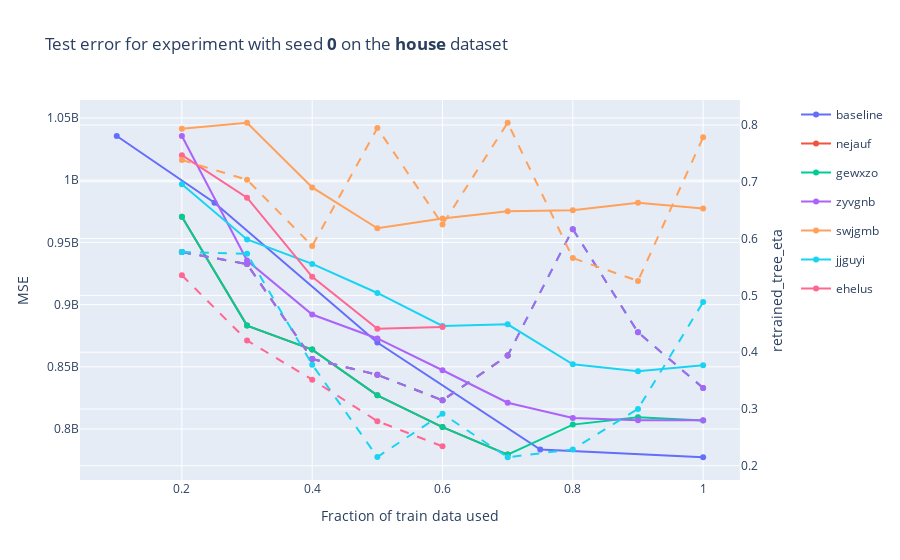
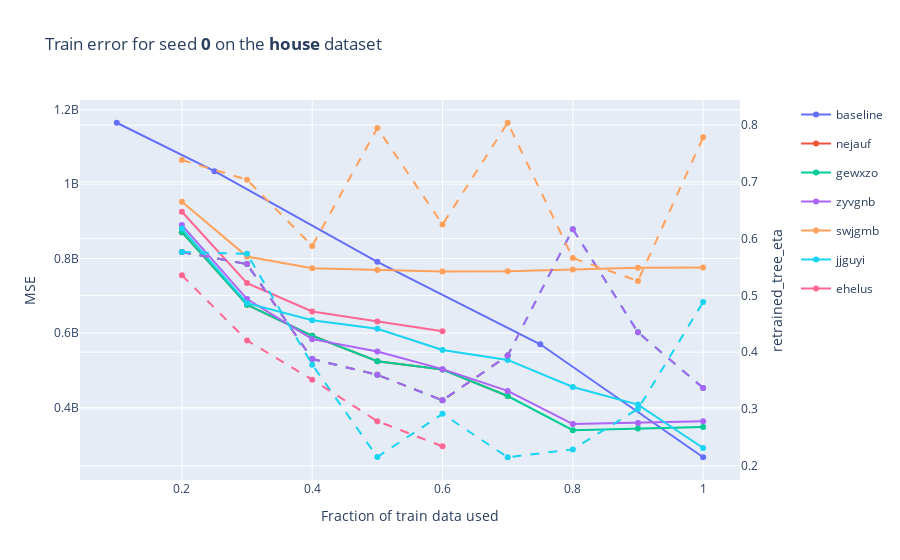
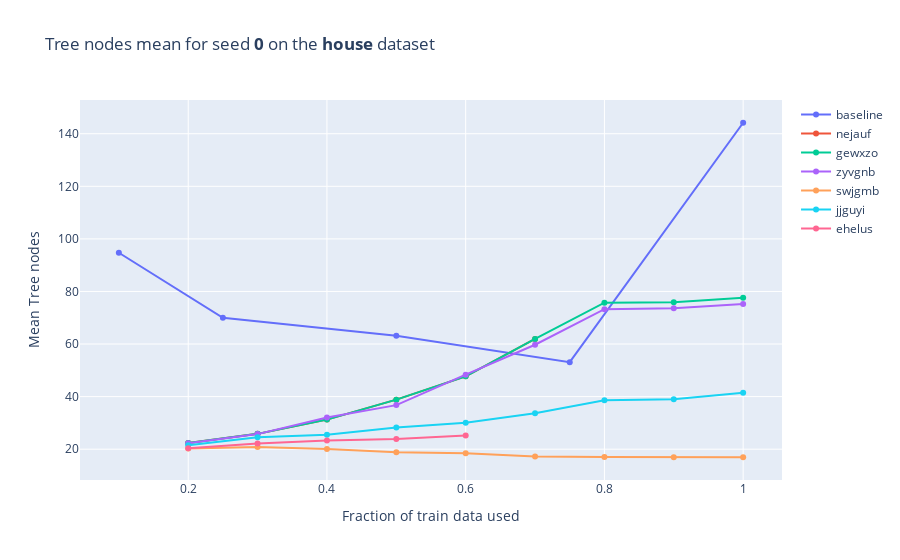
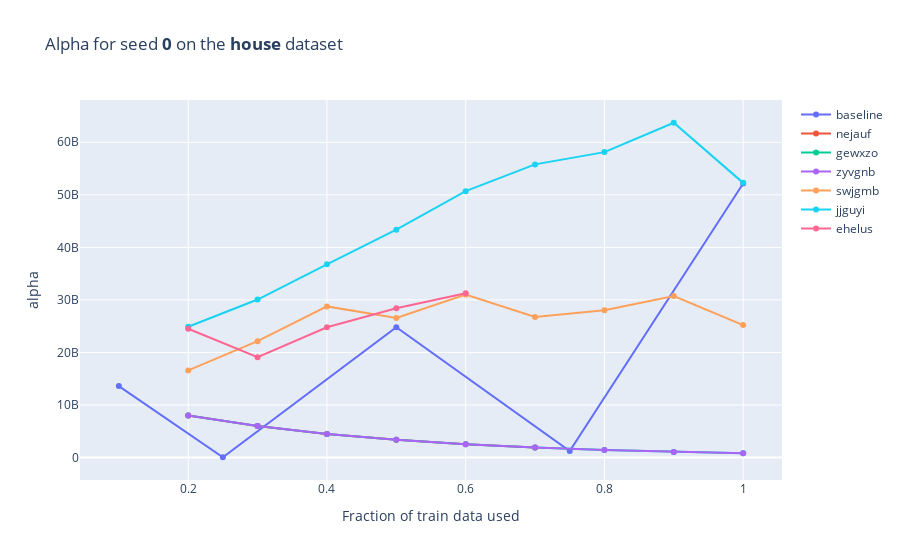

Notebook code for these charts, in order:
### Code cell
colors={key: px.colors.qualitative.Plotly[i+1] for i, key in enumerate(experiments_uid)}
fig = go.Figure()
# fig = make_subplots(rows=2, cols=2)
fig = make_subplots(specs=[[{"secondary_y": True}]])
fig.add_trace(go.Scatter(x=baseline_df['config.training_fraction'], y=baseline_df['run.result.baseline.test_error.value'], name='baseline', 
                         line_color=px.colors.qualitative.Plotly[0]))
for experiment_uid, data_df in data_df_dict.items():
    fig.add_trace(go.Scatter(x=data_df['fraction_of_train'], y=data_df['updated_model.test_error'], name='{}'.format(experiment_uid), 
                             legendgroup=experiment_uid, line_color=colors[experiment_uid]), 
                  secondary_y = False)
    fig.add_trace(go.Scatter(x=data_df['fraction_of_train'], y=data_df['updated_model.hyperparameters.retrained_tree_eta'], name='{}'.format(experiment_uid), 
                             legendgroup=experiment_uid, showlegend=False, line_color=colors[experiment_uid],
                            line_dash='dash'), 
                  secondary_y=True)
fig.update_layout(title='Test error for experiment with seed <b>{}</b> on the <b>{}</b> dataset'.format(seed, dataset_name), 
                  xaxis_title='Fraction of train data used', 
                  yaxis_title='MSE')
fig.update_yaxes(title_text='retrained_tree_eta', secondary_y=True)

fig.show()

fig = go.Figure()
fig = make_subplots(specs=[[{"secondary_y": True}]])
fig.add_trace(go.Scatter(x=baseline_df['config.training_fraction'], y=baseline_df['run.result.baseline.train_error.value'], name='baseline',
                        line_color=px.colors.qualitative.Plotly[0]))
for experiment_uid, data_df in data_df_dict.items():
    fig.add_trace(go.Scatter(x=data_df['fraction_of_train'], y=data_df['updated_model.train_error'], name='{}'.format(experiment_uid), 
                             legendgroup=experiment_uid, line_color=colors[experiment_uid]), 
                  secondary_y = False)
    fig.add_trace(go.Scatter(x=data_df['fraction_of_train'], y=data_df['updated_model.hyperparameters.retrained_tree_eta'], name='{}'.format(experiment_uid), 
                             legendgroup=experiment_uid, showlegend=False, line_color=colors[experiment_uid],
                            line_dash='dash'), 
                  secondary_y=True)
fig.update_layout(title='Train error for seed <b>{}</b> on the <b>{}</b> dataset'.format(seed, dataset_name), 
                  xaxis_title='Fraction of train data used', 
                  yaxis_title='MSE')
fig.update_yaxes(title_text='retrained_tree_eta', secondary_y=True)
fig.show()

fig = go.Figure()
fig.add_trace(go.Scatter(x=baseline_df['config.training_fraction'], y=baseline_df['run.result.baseline.forest_statistics.tree_nodes_mean.value'], name='baseline'))
for experiment_uid, data_df in data_df_dict.items():
    fig.add_trace(go.Scatter(x=data_df['fraction_of_train'], y=data_df['updated_model.forest_statistics.tree_nodes_mean'], name='{}'.format(experiment_uid)))
fig.update_layout(title='Tree nodes mean for seed <b>{}</b> on the <b>{}</b> dataset'.format(seed, dataset_name), 
                  xaxis_title='Fraction of train data used', 
                  yaxis_title='Mean Tree nodes')
fig.show()

fig = go.Figure()
fig.add_trace(go.Scatter(x=baseline_df['config.training_fraction'], y=baseline_df['run.result.baseline.hyperparameters.alpha'], name='baseline'))
for experiment_uid, data_df in data_df_dict.items():
    fig.add_trace(go.Scatter(x=data_df['fraction_of_train'], y=data_df['updated_model.hyperparameters.alpha'], name='{}'.format(experiment_uid)))
fig.update_layout(title='Alpha for seed <b>{}</b> on the <b>{}</b> dataset'.format(seed, dataset_name), 
                  xaxis_title='Fraction of train data used', 
                  yaxis_title='alpha')
fig.show()

fig = go.Figure()
fig.add_trace(go.Scatter(x=baseline_df['config.training_fraction'], y=baseline_df['run.result.baseline.hyperparameters.gamma'], name='baseline'))
for experiment_uid, data_df in data_df_dict.items():
    fig.add_trace(go.Scatter(x=data_df['fraction_of_train'], y=data_df['updated_model.hyperparameters.gamma'], name='{}'.format(experiment_uid)))
fig.update_layout(title='gamma for seed <b>{}</b> on the <b>{}</b> dataset'.format(seed, dataset_name), 
                  xaxis_title='Fraction of train data used', 
                  yaxis_title='gamma')
fig.show()

fig = go.Figure()
fig.add_trace(go.Scatter(x=baseline_df['config.training_fraction'], y=baseline_df['run.result.baseline.hyperparameters.soft_tree_depth_limit'], name='baseline'))
for experiment_uid, data_df in data_df_dict.items():
    fig.add_trace(go.Scatter(x=data_df['fraction_of_train'], y=data_df['updated_model.hyperparameters.soft_tree_depth_limit'], name='{}'.format(experiment_uid)))
fig.update_layout(title='soft_tree_depth_limit for seed <b>{}</b> on the <b>{}</b> dataset'.format(seed, dataset_name), 
                  xaxis_title='Fraction of train data used', 
                  yaxis_title='soft_tree_depth_limit')
fig.show()

fig = go.Figure()
fig.add_trace(go.Scatter(x=baseline_df['config.training_fraction'], y=baseline_df['run.result.baseline.hyperparameters.retrained_tree_eta'], name='baseline'))
for experiment_uid, data_df in data_df_dict.items():
    fig.add_trace(go.Scatter(x=data_df['fraction_of_train'], y=data_df['updated_model.hyperparameters.retrained_tree_eta'], name='{}'.format(experiment_uid)))
fig.update_layout(title='retrained_tree_eta for seed <b>{}</b> on the <b>{}</b> dataset'.format(seed, dataset_name), 
                  xaxis_title='Fraction of train data used', 
                  yaxis_title='retrained_tree_eta')
fig.show()

fig = go.Figure()
fig.add_trace(go.Scatter(x=baseline_df['config.training_fraction'], y=baseline_df['run.result.baseline.hyperparameters.lambda'], name='baseline'))
for experiment_uid, data_df in data_df_dict.items():
    fig.add_trace(go.Scatter(x=data_df['fraction_of_train'], y=data_df['updated_model.hyperparameters.lambda'], name='{}'.format(experiment_uid)))
fig.update_layout(title='lambda for seed <b>{}</b> on the <b>{}</b> dataset'.format(seed, dataset_name), 
                  xaxis_title='Fraction of train data used', 
                  yaxis_title='lambda')
fig.show()

### Figure 1 — Plotly figure (JSON) as saved in the notebook; plotly's stock layout.template omitted (floating-point values rounded to 4 significant figures)
{"data": [{"line": {"color": "#636EFA"}, "name": "baseline", "type": "scatter", "x": [0.1, 0.25, 0.5, 0.75, 1], "y": [1035000000.0, 981900000.0, 869500000.0, 783500000.0, 777300000.0]}, {"legendgroup": "nejauf", "line": {"color": "#EF553B"}, "name": "nejauf", "type": "scatter", "x": [0.2, 0.3, 0.4, 0.5, 0.6, 0.7], "xaxis": "x", "y": [970600000.0, 883100000.0, 863800000.0, 827100000.0, 801600000.0, 779500000.0], "yaxis": "y"}, {"legendgroup": "nejauf", "line": {"color": "#EF553B", "dash": "dash"}, "name": "nejauf", "showlegend": false, "type": "scatter", "x": [0.2, 0.3, 0.4, 0.5, 0.6, 0.7], "xaxis": "x", "y": [0.5764, 0.5551, 0.3879, 0.3602, 0.3152, 0.394], "yaxis": "y2"}, {"legendgroup": "gewxzo", "line": {"color": "#00CC96"}, "name": "gewxzo", "type": "scatter", "x": [0.2, 0.3, 0.4, 0.5, 0.6, 0.7, 0.8, 0.9, 1], "xaxis": "x", "y": [970600000.0, 883100000.0, 863800000.0, 827100000.0, 801600000.0, 779500000.0, 803600000.0, 809500000.0, 806800000.0], "yaxis": "y"}, {"legendgroup": "gewxzo", "line": {"color": "#00CC96", "dash": "dash"}, "name": "gewxzo", "showlegend": false, "type": "scatter", "x": [0.2, 0.3, 0.4, 0.5, 0.6, 0.7, 0.8, 0.9, 1], "xaxis": "x", "y": [0.5764, 0.5551, 0.3879, 0.3602, 0.3152, 0.394, 0.6166, 0.435, 0.337], "yaxis": "y2"}, {"legendgroup": "zyvgnb", "line": {"color": "#AB63FA"}, "name": "zyvgnb", "type": "scatter", "x": [0.2, 0.3, 0.4, 0.5, 0.6, 0.7, 0.8, 0.9, 1], "xaxis": "x", "y": [1035000000.0, 935400000.0, 892000000.0, 872800000.0, 847200000.0, 821100000.0, 808800000.0, 807000000.0, 807000000.0], "yaxis": "y"}, {"legendgroup": "zyvgnb", "line": {"color": "#AB63FA", "dash": "dash"}, "name": "zyvgnb", "showlegend": false, "type": "scatter", "x": [0.2, 0.3, 0.4, 0.5, 0.6, 0.7, 0.8, 0.9, 1], "xaxis": "x", "y": [0.5764, 0.5551, 0.3879, 0.3602, 0.3152, 0.394, 0.6166, 0.435, 0.337], "yaxis": "y2"}, {"legendgroup": "swjgmb", "line": {"color": "#FFA15A"}, "name": "swjgmb", "type": "scatter", "x": [0.2, 0.3, 0.4, 0.5, 0.6, 0.7, 0.8, 0.9, 1], "xaxis": "x", "y": [1041000000.0, 1046000000.0, 994200000.0, 961400000.0, 969300000.0, 975100000.0, 975800000.0, 981800000.0, 977300000.0], "yaxis": "y"}, {"legendgroup": "swjgmb", "line": {"color": "#FFA15A", "dash": "dash"}, "name": "swjgmb", "showlegend": false, "type": "scatter", "x": [0.2, 0.3, 0.4, 0.5, 0.6, 0.7, 0.8, 0.9, 1], "xaxis": "x", "y": [0.7384, 0.7036, 0.5872, 0.7947, 0.6248, 0.804, 0.5658, 0.5254, 0.7783], "yaxis": "y2"}, {"legendgroup": "jjguyi", "line": {"color": "#19D3F3"}, "name": "jjguyi", "type": "scatter", "x": [0.2, 0.3, 0.4, 0.5, 0.6, 0.7, 0.8, 0.9, 1], "xaxis": "x", "y": [996800000.0, 952300000.0, 932700000.0, 909400000.0, 882900000.0, 884100000.0, 852000000.0, 846400000.0, 851300000.0], "yaxis": "y"}, {"legendgroup": "jjguyi", "line": {"color": "#19D3F3", "dash": "dash"}, "name": "jjguyi", "showlegend": false, "type": "scatter", "x": [0.2, 0.3, 0.4, 0.5, 0.6, 0.7, 0.8, 0.9, 1], "xaxis": "x", "y": [0.5764, 0.5731, 0.3781, 0.2154, 0.2914, 0.215, 0.2288, 0.3001, 0.4883], "yaxis": "y2"}, {"legendgroup": "ehelus", "line": {"color": "#FF6692"}, "name": "ehelus", "type": "scatter", "x": [0.2, 0.3, 0.4, 0.5, 0.6], "xaxis": "x", "y": [1020000000.0, 986000000.0, 922400000.0, 880500000.0, 882000000.0], "yaxis": "y"}, {"legendgroup": "ehelus", "line": {"color": "#FF6692", "dash": "dash"}, "name": "ehelus", "showlegend": false, "type": "scatter", "x": [0.2, 0.3, 0.4, 0.5, 0.6], "xaxis": "x", "y": [0.5354, 0.4207, 0.3517, 0.2786, 0.2343], "yaxis": "y2"}], "layout": {"title": {"text": "Test error for experiment with seed <b>0</b> on the <b>house</b> dataset"}, "xaxis": {"anchor": "y", "domain": [0, 0.94], "title": {"text": "Fraction of train data used"}}, "yaxis": {"anchor": "x", "domain": [0, 1], "title": {"text": "MSE"}}, "yaxis2": {"anchor": "x", "overlaying": "y", "side": "right", "title": {"text": "retrained_tree_eta"}}}}

### Figure 2 — Plotly figure (JSON) as saved in the notebook; plotly's stock layout.template omitted (floating-point values rounded to 4 significant figures)
{"data": [{"line": {"color": "#636EFA"}, "name": "baseline", "type": "scatter", "x": [0.1, 0.25, 0.5, 0.75, 1], "y": [1165000000.0, 1035000000.0, 791200000.0, 569700000.0, 266000000.0]}, {"legendgroup": "nejauf", "line": {"color": "#EF553B"}, "name": "nejauf", "type": "scatter", "x": [0.2, 0.3, 0.4, 0.5, 0.6, 0.7], "xaxis": "x", "y": [871100000.0, 676000000.0, 592500000.0, 524100000.0, 501700000.0, 430600000.0], "yaxis": "y"}, {"legendgroup": "nejauf", "line": {"color": "#EF553B", "dash": "dash"}, "name": "nejauf", "showlegend": false, "type": "scatter", "x": [0.2, 0.3, 0.4, 0.5, 0.6, 0.7], "xaxis": "x", "y": [0.5764, 0.5551, 0.3879, 0.3602, 0.3152, 0.394], "yaxis": "y2"}, {"legendgroup": "gewxzo", "line": {"color": "#00CC96"}, "name": "gewxzo", "type": "scatter", "x": [0.2, 0.3, 0.4, 0.5, 0.6, 0.7, 0.8, 0.9, 1], "xaxis": "x", "y": [871100000.0, 676000000.0, 592500000.0, 524100000.0, 501700000.0, 430600000.0, 338800000.0, 343400000.0, 347300000.0], "yaxis": "y"}, {"legendgroup": "gewxzo", "line": {"color": "#00CC96", "dash": "dash"}, "name": "gewxzo", "showlegend": false, "type": "scatter", "x": [0.2, 0.3, 0.4, 0.5, 0.6, 0.7, 0.8, 0.9, 1], "xaxis": "x", "y": [0.5764, 0.5551, 0.3879, 0.3602, 0.3152, 0.394, 0.6166, 0.435, 0.337], "yaxis": "y2"}, {"legendgroup": "zyvgnb", "line": {"color": "#AB63FA"}, "name": "zyvgnb", "type": "scatter", "x": [0.2, 0.3, 0.4, 0.5, 0.6, 0.7, 0.8, 0.9, 1], "xaxis": "x", "y": [890100000.0, 691300000.0, 583500000.0, 550200000.0, 502900000.0, 444300000.0, 355300000.0, 358400000.0, 362500000.0], "yaxis": "y"}, {"legendgroup": "zyvgnb", "line": {"color": "#AB63FA", "dash": "dash"}, "name": "zyvgnb", "showlegend": false, "type": "scatter", "x": [0.2, 0.3, 0.4, 0.5, 0.6, 0.7, 0.8, 0.9, 1], "xaxis": "x", "y": [0.5764, 0.5551, 0.3879, 0.3602, 0.3152, 0.394, 0.6166, 0.435, 0.337], "yaxis": "y2"}, {"legendgroup": "swjgmb", "line": {"color": "#FFA15A"}, "name": "swjgmb", "type": "scatter", "x": [0.2, 0.3, 0.4, 0.5, 0.6, 0.7, 0.8, 0.9, 1], "xaxis": "x", "y": [952800000.0, 805400000.0, 774300000.0, 769400000.0, 765500000.0, 765700000.0, 770600000.0, 775100000.0, 775900000.0], "yaxis": "y"}, {"legendgroup": "swjgmb", "line": {"color": "#FFA15A", "dash": "dash"}, "name": "swjgmb", "showlegend": false, "type": "scatter", "x": [0.2, 0.3, 0.4, 0.5, 0.6, 0.7, 0.8, 0.9, 1], "xaxis": "x", "y": [0.7384, 0.7036, 0.5872, 0.7947, 0.6248, 0.804, 0.5658, 0.5254, 0.7783], "yaxis": "y2"}, {"legendgroup": "jjguyi", "line": {"color": "#19D3F3"}, "name": "jjguyi", "type": "scatter", "x": [0.2, 0.3, 0.4, 0.5, 0.6, 0.7, 0.8, 0.9, 1], "xaxis": "x", "y": [880600000.0, 680100000.0, 634000000.0, 611100000.0, 554400000.0, 527600000.0, 454900000.0, 407600000.0, 290900000.0], "yaxis": "y"}, {"legendgroup": "jjguyi", "line": {"color": "#19D3F3", "dash": "dash"}, "name": "jjguyi", "showlegend": false, "type": "scatter", "x": [0.2, 0.3, 0.4, 0.5, 0.6, 0.7, 0.8, 0.9, 1], "xaxis": "x", "y": [0.5764, 0.5731, 0.3781, 0.2154, 0.2914, 0.215, 0.2288, 0.3001, 0.4883], "yaxis": "y2"}, {"legendgroup": "ehelus", "line": {"color": "#FF6692"}, "name": "ehelus", "type": "scatter", "x": [0.2, 0.3, 0.4, 0.5, 0.6], "xaxis": "x", "y": [925800000.0, 734200000.0, 657900000.0, 631200000.0, 604700000.0], "yaxis": "y"}, {"legendgroup": "ehelus", "line": {"color": "#FF6692", "dash": "dash"}, "name": "ehelus", "showlegend": false, "type": "scatter", "x": [0.2, 0.3, 0.4, 0.5, 0.6], "xaxis": "x", "y": [0.5354, 0.4207, 0.3517, 0.2786, 0.2343], "yaxis": "y2"}], "layout": {"title": {"text": "Train error for seed <b>0</b> on the <b>house</b> dataset"}, "xaxis": {"anchor": "y", "domain": [0, 0.94], "title": {"text": "Fraction of train data used"}}, "yaxis": {"anchor": "x", "domain": [0, 1], "title": {"text": "MSE"}}, "yaxis2": {"anchor": "x", "overlaying": "y", "side": "right", "title": {"text": "retrained_tree_eta"}}}}

### Figure 3 — Plotly figure (JSON) as saved in the notebook; plotly's stock layout.template omitted (floating-point values rounded to 4 significant figures)
{"data": [{"name": "baseline", "type": "scatter", "x": [0.1, 0.25, 0.5, 0.75, 1], "y": [94.73, 70, 63.14, 53.12, 144.2]}, {"name": "nejauf", "type": "scatter", "x": [0.2, 0.3, 0.4, 0.5, 0.6, 0.7], "y": [22.32, 25.84, 31.26, 38.85, 47.71, 61.93]}, {"name": "gewxzo", "type": "scatter", "x": [0.2, 0.3, 0.4, 0.5, 0.6, 0.7, 0.8, 0.9, 1], "y": [22.32, 25.84, 31.26, 38.85, 47.71, 61.93, 75.73, 75.92, 77.6]}, {"name": "zyvgnb", "type": "scatter", "x": [0.2, 0.3, 0.4, 0.5, 0.6, 0.7, 0.8, 0.9, 1], "y": [22.24, 25.74, 32.04, 36.77, 48.34, 59.73, 73.25, 73.66, 75.27]}, {"name": "swjgmb", "type": "scatter", "x": [0.2, 0.3, 0.4, 0.5, 0.6, 0.7, 0.8, 0.9, 1], "y": [20.28, 20.87, 20.12, 18.88, 18.43, 17.2, 17.05, 16.96, 16.94]}, {"name": "jjguyi", "type": "scatter", "x": [0.2, 0.3, 0.4, 0.5, 0.6, 0.7, 0.8, 0.9, 1], "y": [21.54, 24.52, 25.49, 28.29, 30.06, 33.68, 38.59, 38.97, 41.43]}, {"name": "ehelus", "type": "scatter", "x": [0.2, 0.3, 0.4, 0.5, 0.6], "y": [20.33, 22.16, 23.32, 23.86, 25.25]}], "layout": {"title": {"text": "Tree nodes mean for seed <b>0</b> on the <b>house</b> dataset"}, "xaxis": {"title": {"text": "Fraction of train data used"}}, "yaxis": {"title": {"text": "Mean Tree nodes"}}}}

### Figure 4 — Plotly figure (JSON) as saved in the notebook; plotly's stock layout.template omitted (floating-point values rounded to 4 significant figures)
{"data": [{"name": "baseline", "type": "scatter", "x": [0.1, 0.25, 0.5, 0.75, 1], "y": [13600000000.0, 62370000.0, 24820000000.0, 1229000000.0, 52140000000.0]}, {"name": "nejauf", "type": "scatter", "x": [0.2, 0.3, 0.4, 0.5, 0.6, 0.7], "y": [8017000000.0, 6013000000.0, 4510000000.0, 3382000000.0, 2537000000.0, 1903000000.0]}, {"name": "gewxzo", "type": "scatter", "x": [0.2, 0.3, 0.4, 0.5, 0.6, 0.7, 0.8, 0.9, 1], "y": [8017000000.0, 6013000000.0, 4510000000.0, 3382000000.0, 2537000000.0, 1903000000.0, 1427000000.0, 1070000000.0, 802600000.0]}, {"name": "zyvgnb", "type": "scatter", "x": [0.2, 0.3, 0.4, 0.5, 0.6, 0.7, 0.8, 0.9, 1], "y": [8017000000.0, 6013000000.0, 4510000000.0, 3382000000.0, 2537000000.0, 1903000000.0, 1427000000.0, 1070000000.0, 802600000.0]}, {"name": "swjgmb", "type": "scatter", "x": [0.2, 0.3, 0.4, 0.5, 0.6, 0.7, 0.8, 0.9, 1], "y": [16590000000.0, 22140000000.0, 28770000000.0, 26550000000.0, 31050000000.0, 26750000000.0, 28030000000.0, 30730000000.0, 25210000000.0]}, {"name": "jjguyi", "type": "scatter", "x": [0.2, 0.3, 0.4, 0.5, 0.6, 0.7, 0.8, 0.9, 1], "y": [24900000000.0, 30080000000.0, 36780000000.0, 43360000000.0, 50700000000.0, 55790000000.0, 58130000000.0, 63720000000.0, 52280000000.0]}, {"name": "ehelus", "type": "scatter", "x": [0.2, 0.3, 0.4, 0.5, 0.6], "y": [24510000000.0, 19090000000.0, 24800000000.0, 28420000000.0, 31280000000.0]}], "layout": {"title": {"text": "Alpha for seed <b>0</b> on the <b>house</b> dataset"}, "xaxis": {"title": {"text": "Fraction of train data used"}}, "yaxis": {"title": {"text": "alpha"}}}}
